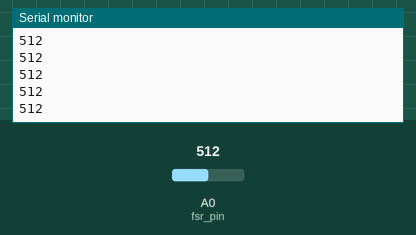
This sketch was run on a simulated Arduino Uno, built with avr-gcc and run on an emulated ATmega328P. Shown: the last lines printed to the serial monitor. The inputs (shaded band) are chosen by the test bench; at power-on: A0 (fsr_pin) = 512.

Above: at 1.2 s.
1.3 s: A0 (fsr_pin) set to 716
At 1.8 s:
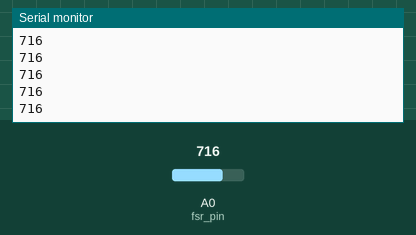
2.8 s: A0 (fsr_pin) set to 900
At 3.5 s:
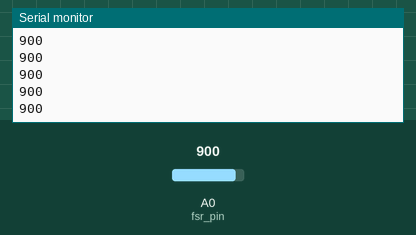
Timing chart, 0 to 5.8 s (numbered marks = the images above; inputs shaded):
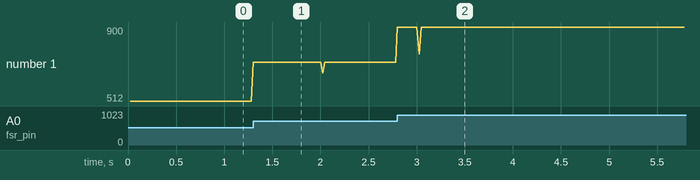

Measured:
- after the input at 1.3 s, the serial monitor: prints a new line at once (image 1)
- after the input at 2.8 s, the serial monitor: prints a new line at once (image 2)
- plotted number 1: 512 → 716 after the input at 1.3 s, 716 → 900 after the input at 2.8 s

The sketch:

test.ino
```cpp
#include <SoftwareSerial.h>
#include <MPU6050.h>
#include <Wire.h>
#include <math.h>
#include <Timer.h>
#include "MAX30100_PulseOximeter.h"
#include <LiquidCrystal_I2C.h>
//#define led_pin 10  //壓感小夜燈腳位LED


#define REPORTING_PERIOD_MS 1000  // 數據顯示間隔 (毫秒)
#define REPORTING_Arrhythmia_MS 60000 // 心律不整持續60秒則report
#define Earthquake_LED 13  // 地震指示 LED 的腳位
#define Heart_LED 14  // 地震指示 LED 的腳位
#define fsr_pin A0    //壓感腳位

SoftwareSerial BTSerial(10,11);
Timer Tp;
//MAX30100
byte Arrhythmia[3];
byte Hypoxia[3];
byte pressure[2]={'p','f'};
//MPU6050
byte Earthquake[3];


//
bool state_lie = false;  //判別前一個狀態是坐或趴
bool state_inbed = false;
long press_value = 0;  //讀取壓感值
int sit_range[2]={500,900}; //坐下時壓感判定範圍
int lie_range[2]={10,300};  //趴下時壓感判定範圍
int times_press = 0;
long p_net_avg = 0;
//
void setup() {
  Wire.begin();
  Serial.begin(9600);
  BTSerial.begin(38400);
  //MPU6050
  Tp.every(20, Getp);
}
void loop() {

  //MPU6050
  Tp.update();
}


void Getp(){
  press_value = analogRead(fsr_pin);
  p_net_avg += press_value;
  times_press++;
  Serial.println(press_value);
  if(times_press == 50){
    p_net_avg/=50;
    Serial.println("pressure_value: ");
    Serial.println(p_net_avg);
    Serial.println("-------------");
    /*
    if(state_inbed){
      if(p_net_avg < 10){
        state_inbed = false;
        BTSerial.write(pressure, sizeof(byte)*2);
      }
      }
      else{
      if(p_net_avg > 10){
        state_inbed = true;
      }
      }
      if(state_lie = true){   //若目前趴在床上且之後坐起來，則打開燈
      if(p_net_avg > sit_range[0] && p_net_avg < sit_range[1]){
        digitalWrite(led_pin, 1);
        state_lie = false;
      }
     }
     else{
       if(state_lie = false){ //若目前坐在床上且之後趴在床，則關燈
      if(p_net_avg > lie_range[0] && p_net_avg < lie_range[1]){
        digitalWrite(led_pin, 0);
        state_lie = true ;
      }
       }
     }
    */
  times_press = 0;
    p_net_avg = 0;

  }
}
```
